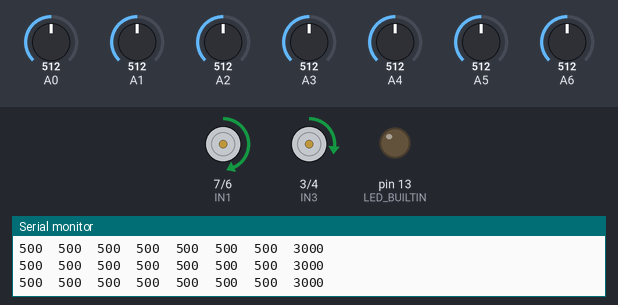
The sketch below on a simulated Arduino Nano, built with avr-gcc and run on an emulated ATmega328P. Shown: motor-driver pin pairs drawn as motors (green arrow = first pin HIGH = forward, orange = second pin HIGH = backward, longer = more drive, scaled by the enable pin), output pins drawn as LEDs (lit = HIGH), the last lines printed to the serial monitor. Inputs (shaded band) come from the test bench; at power-on: A0 = 512, A1 = 512, A5 = 512, A6 = 512, A2 = 512, A3 = 512, A4 = 512.

Above: at 12.7 s.
12.8 s: A0 set to 30
At 13.2 s:
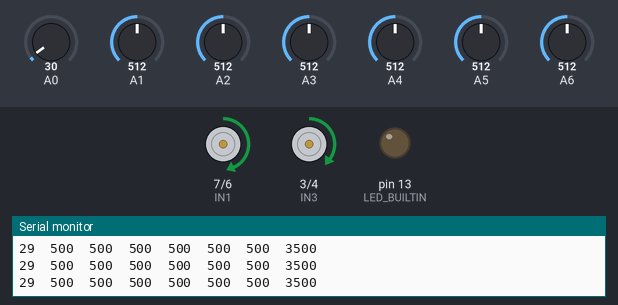
14.3 s: A1 set to 30
At 14.7 s:
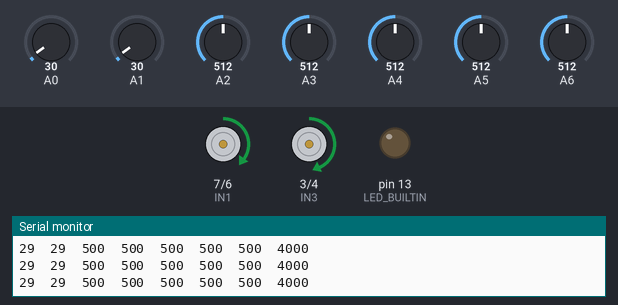
15.8 s: A5 set to 112
At 16.9 s:
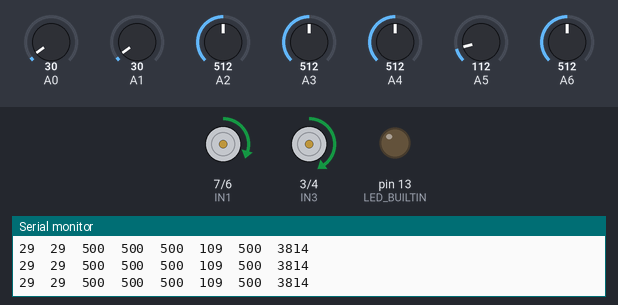
18.8 s: A5 set to 94
At 20.0 s:
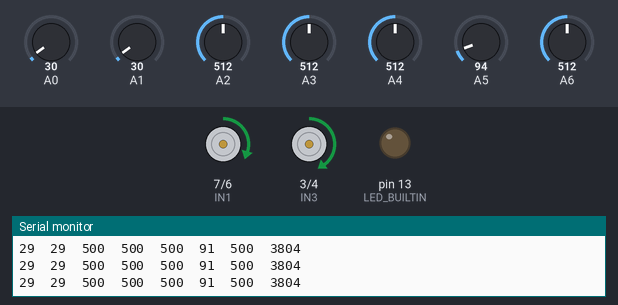
20.3 s: A6 set to 306
At 20.7 s:
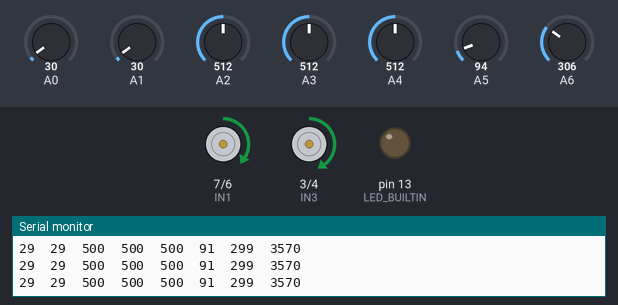
21.8 s: A2 set to 390
At 22.4 s:
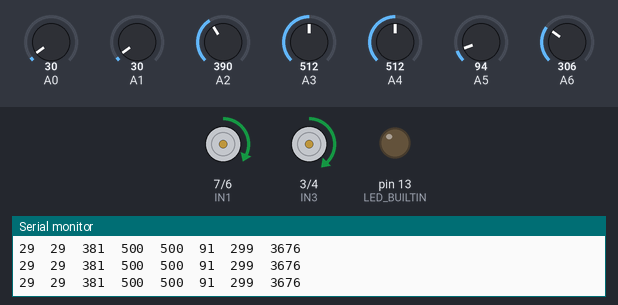
Timing chart, 0 to 24.3 s (numbered marks = the images above; inputs shaded):
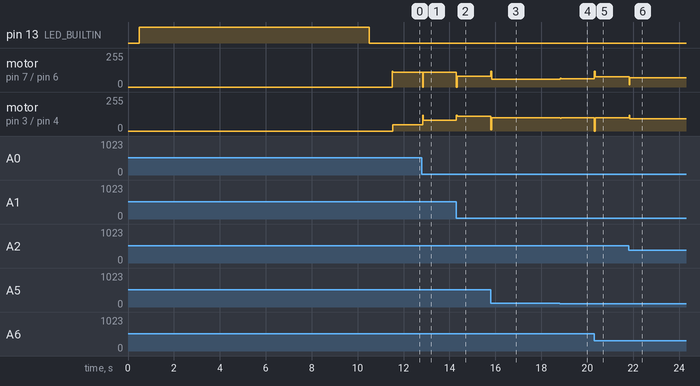

The sketch:

QTR_robojunkies.ino
```cpp
#include <QTRSensors.h>

QTRSensors qtr;
const int IN1 = 7;
const int IN2 = 6;
const int IN3 = 3;
const int IN4 = 4;
const int ENA = 5;
const int ENB = 10;
const uint8_t SensorCount = 7;
uint16_t sensorValues[SensorCount];
float Kp = 0.065;
float Ki = 0.0;
float Kd = 0.5;
int P;
int I;
int D;
const uint8_t maxspeeda = 120;
const uint8_t maxspeedb = 120;
const uint8_t basespeeda = 80;
const uint8_t basespeedb = 80;
int lastError = 0;
void setup()
{
  qtr.setTypeAnalog();
  qtr.setSensorPins((const uint8_t[]){A0,A1, A2, A3, A4, A5, A6}, SensorCount);
  pinMode (IN1, OUTPUT);
  pinMode (IN2, OUTPUT);
  pinMode (IN3, OUTPUT);
  pinMode (IN4, OUTPUT);
  pinMode (ENA, OUTPUT);
  pinMode (ENB, OUTPUT);
  delay(500);
  pinMode(LED_BUILTIN, OUTPUT);
  digitalWrite(LED_BUILTIN, HIGH);

  for (uint16_t i = 0; i < 400; i++)
  {
    qtr.calibrate();
  }
  digitalWrite(LED_BUILTIN, LOW);

  Serial.begin(9600);
  for (uint8_t i = 0; i < SensorCount; i++)
  {
    Serial.print(qtr.calibrationOn.minimum[i]);
    Serial.print(' ');
  }
  Serial.println();

  for (uint8_t i = 0; i < SensorCount; i++)
  {
    Serial.print(qtr.calibrationOn.maximum[i]);
    Serial.print(' ');
  }
  Serial.println();
  Serial.println();
  delay(1000);
}

void loop()
{

  uint16_t position = qtr.readLineBlack(sensorValues);


  for (uint8_t i = 0; i < SensorCount; i++)
  {
    Serial.print(sensorValues[i]);
    Serial.print('\t');
  }
  Serial.println(position);
  PID_control();

}
void forward_brake(int posa, int posb)
{
  analogWrite(ENA, posa);
  analogWrite(ENB, posb);

 //control direction
  digitalWrite(IN1, HIGH);
  digitalWrite(IN2, LOW);
  digitalWrite(IN3, HIGH);
  digitalWrite(IN4, LOW);

}


void PID_control() {
  uint16_t position = qtr.readLineBlack(sensorValues);
  int error = 3500 - position;

  P = error;
  I = I + error;
  D = error - lastError;
  lastError = error;
  int motorspeed = P*Kp + I*Ki + D*Kd;

  int motorspeeda = basespeeda + motorspeed;
  int motorspeedb = basespeedb - motorspeed;

  if (motorspeeda > maxspeeda) {
    motorspeeda = maxspeeda;
  }
  if (motorspeedb > maxspeedb) {
    motorspeedb = maxspeedb;
  }
  if (motorspeeda < 0) {
    motorspeeda = 0;
  }
  if (motorspeedb < 0) {
    motorspeedb = 0;
  }
  forward_brake(motorspeeda,motorspeedb);
}
```

Measured:
- after the input at 12.8 s, motor on pin 7 (IN1) / pin 6 (IN2): forward 112/255 → stopped at once, → forward 112/255 0.03 s later; motor on pin 3 (IN3) / pin 4 (IN4): forward 48/255 → forward 80/255 at once
- after the input at 14.3 s, motor on pin 7 (IN1) / pin 6 (IN2): forward 112/255 → forward 80/255 at once; motor on pin 3 (IN3) / pin 4 (IN4): forward 80/255 → forward 112/255 at once
- after the input at 15.8 s, motor on pin 7 (IN1) / pin 6 (IN2): forward 80/255 → forward 60/255 at once; motor on pin 3 (IN3) / pin 4 (IN4): forward 112/255 → forward 100/255 at once
- after the input at 18.8 s, motor on pin 7 (IN1) / pin 6 (IN2): forward 60/255 → forward 61/255 at once; motor on pin 3 (IN3) / pin 4 (IN4): forward 100/255 → forward 99/255 at once
- after the input at 20.3 s, motor on pin 7 (IN1) / pin 6 (IN2): forward 61/255 → forward 76/255 at once; motor on pin 3 (IN3) / pin 4 (IN4): forward 99/255 → stopped at once, → forward 99/255 0.03 s later
- after the input at 21.8 s, motor on pin 7 (IN1) / pin 6 (IN2): forward 76/255 → forward 69/255 at once; motor on pin 3 (IN3) / pin 4 (IN4): forward 99/255 → forward 91/255 at once
